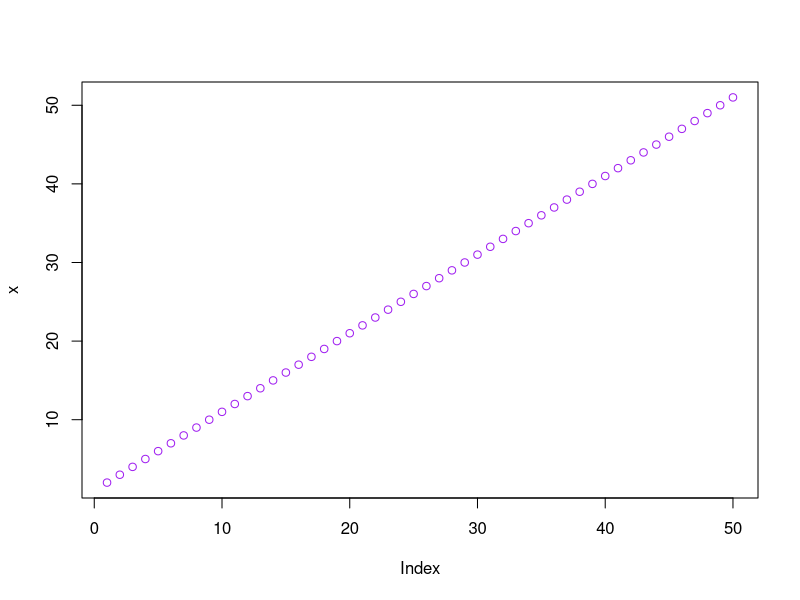
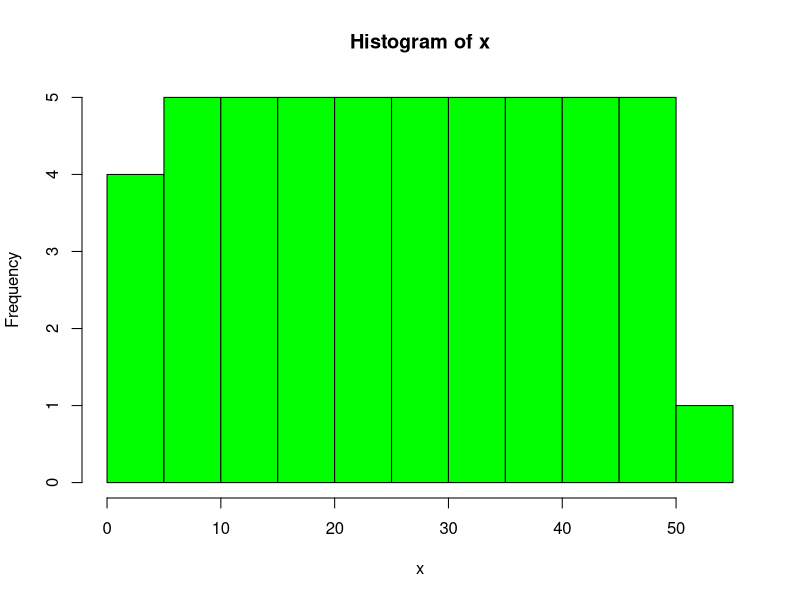
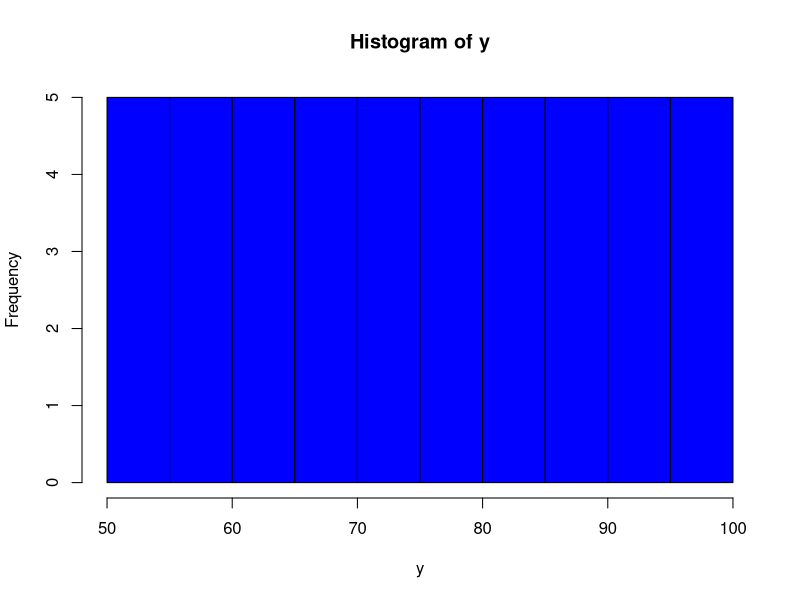
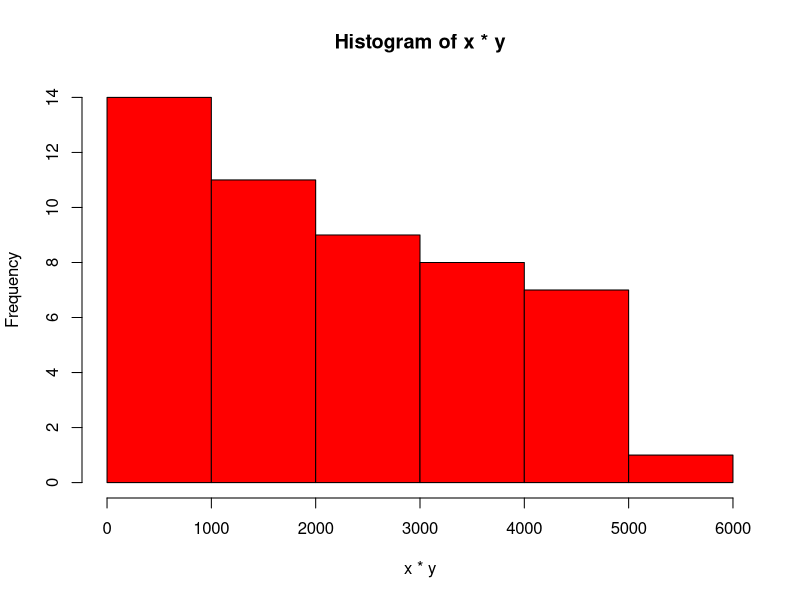
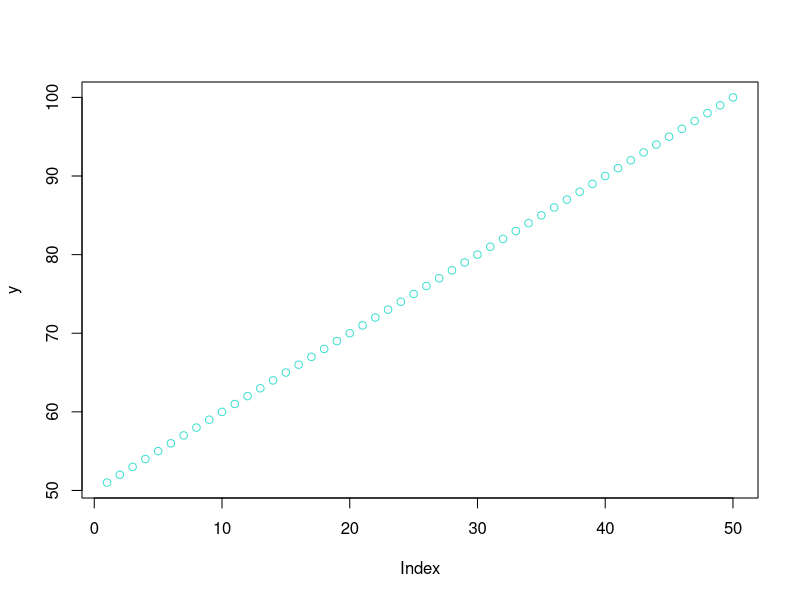
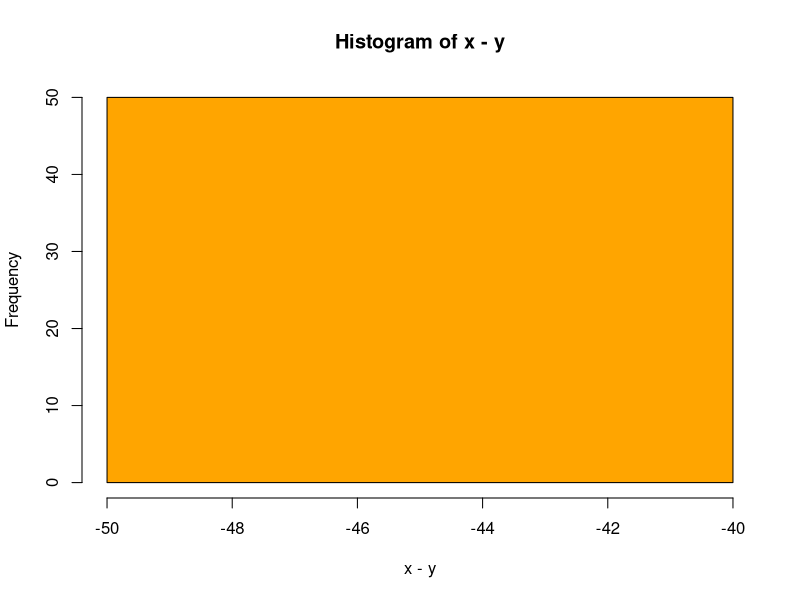
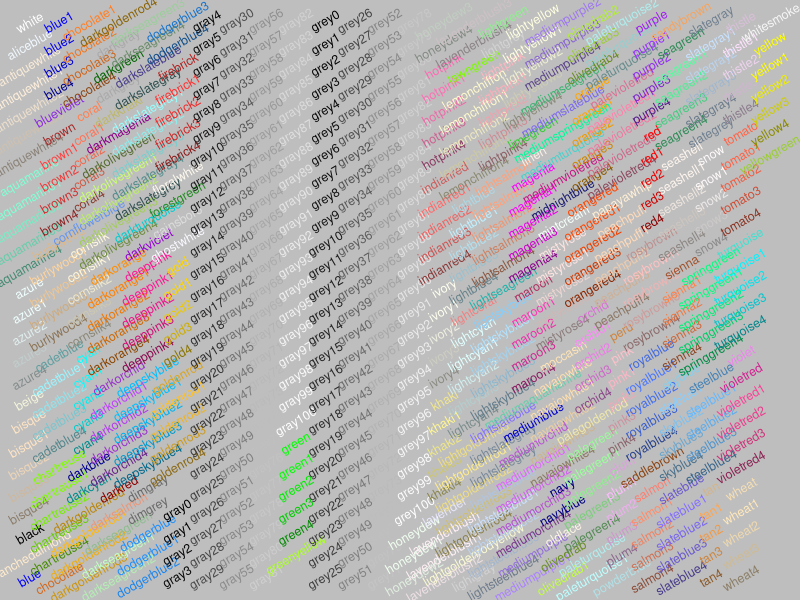
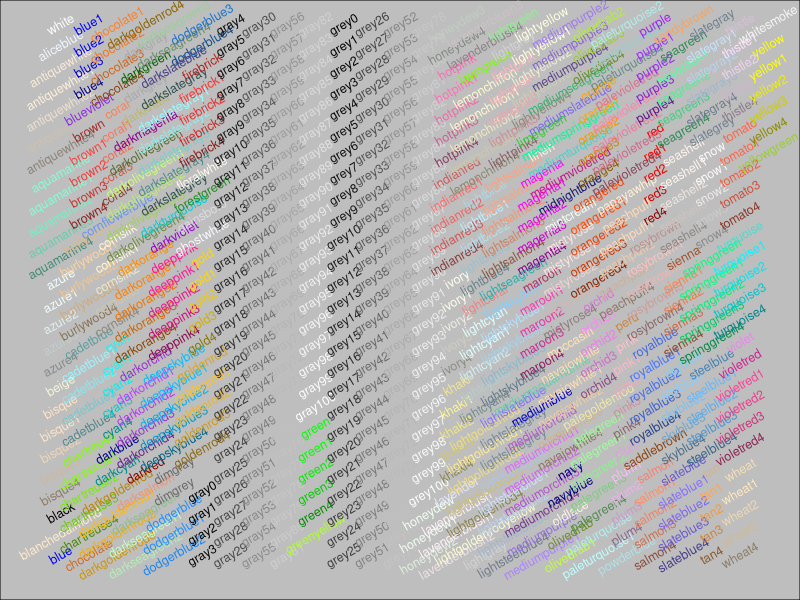

Here is the R script that generated these plots, in order:
## ---- chunk 1
x <- c(2:51)

x[3]

plot(x, col = "purple")

y <- c(51:100)

x + y 

x*y

x-y

x-y*y

hist(x, col = "green")
hist(y, col = "blue")
hist(x*y, col = "red")
plot(y, col = "turquoise")

hist(x-y, col = "orange")

## ---- chunk 2
?col2rgb
demo("colors")
